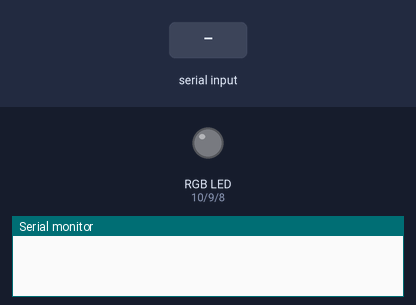
A sketch run on a simulated Arduino Uno, built with avr-gcc and run on an emulated ATmega328P. On the bench: an RGB LED mixed from three pins (HIGH = lit), the last lines printed to the serial monitor. The inputs (shaded band) are chosen by the test bench. Dim RGB values are drawn brighter than linear.

Above: at 1.2 s.
1.3 s: "90,45,200\n" received over Serial
At 2.0 s:
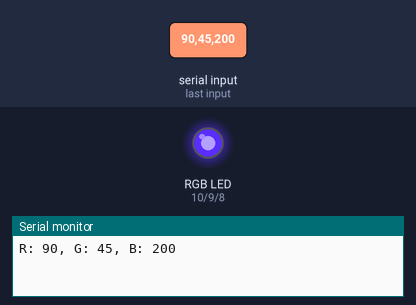
2.8 s: "30,150,10\n" received over Serial
At 3.1 s:
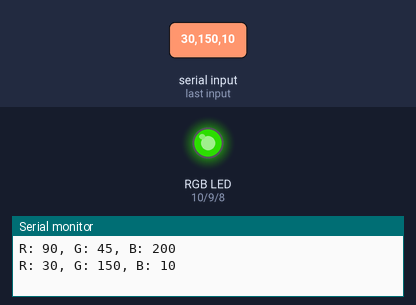
4.3 s: "90,45\n" received over Serial
At 6.1 s:
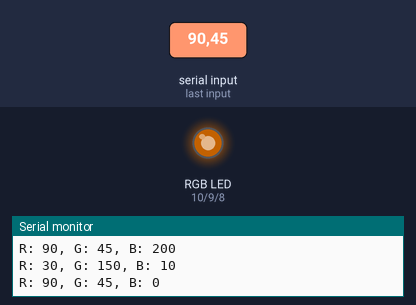
6.8 s: "90\n" received over Serial
At 9.6 s:
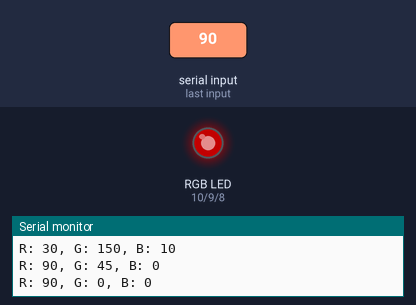
9.8 s: "200\n" received over Serial
At 12.4 s:
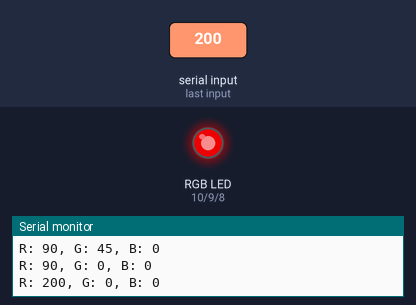
12.8 s: "1,90\n" received over Serial
At 15.2 s:
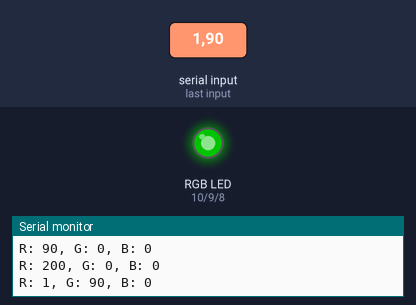
Timing chart, 0 to 16.3 s (numbered marks = the images above; inputs shaded):
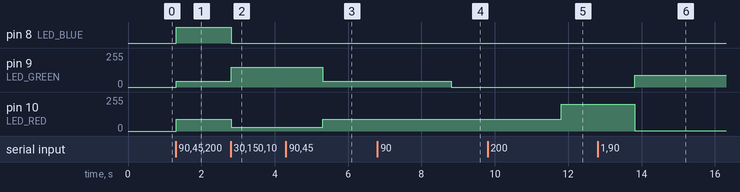

Measured:
- after the input at 1.3 s, pin 8 (LED_BLUE): LOW → HIGH at once; pin 9 (LED_GREEN): 0/255 → 45/255 at once; pin 10 (LED_RED): 0/255 → 90/255 at once
- after the input at 2.8 s, pin 8 (LED_BLUE): HIGH → LOW at once; pin 9 (LED_GREEN): 45/255 → 150/255 at once; pin 10 (LED_RED): 90/255 → 30/255 at once
- after the input at 4.3 s, pin 9 (LED_GREEN): 150/255 → 45/255 after 1.0 s; pin 10 (LED_RED): 30/255 → 90/255 after 1.0 s
- after the input at 6.8 s, pin 9 (LED_GREEN): 45/255 → 0/255 after 2.0 s
- after the input at 9.8 s, pin 10 (LED_RED): 90/255 → 200/255 after 2.0 s
- after the input at 12.8 s, pin 9 (LED_GREEN): 0/255 → 90/255 after 1.0 s; pin 10 (LED_RED): 200/255 → 1/255 after 1.0 s

The sketch:

RGB-Color-Controller.ino
```cpp
#define LED_RED 10
#define LED_GREEN 9
#define LED_BLUE 8

void glow(int r, int g, int b) {
  analogWrite(LED_RED, r);
  analogWrite(LED_GREEN, g);
  analogWrite(LED_BLUE, b);
}

void setup() {
  Serial.begin(9600);

  pinMode(LED_RED, OUTPUT);
  pinMode(LED_GREEN, OUTPUT);
  pinMode(LED_BLUE, OUTPUT);
}

void loop() {
  if(Serial.available() > 0){
    while(Serial.available() < 3)
      delay(10);

    int r = Serial.parseInt();
    int g = Serial.parseInt();
    int b = Serial.parseInt();

    Serial.println("R: " + String(r) + ", G: " + String(g) + ", B: " + String(b));
    glow(r, g, b);
  }
}
```
